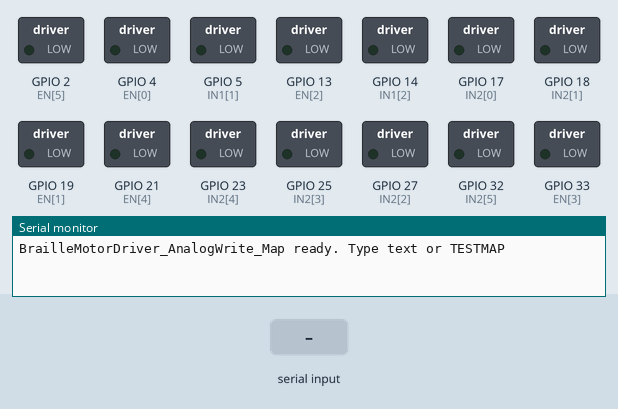
Recording of a sketch running on a simulated ESP32. Shown: switched loads named in the sketch (green lamp = pin HIGH), the last lines printed to the serial monitor. Inputs (shaded band) come from the test bench.

Above: at 1.2 s.
1.3 s: "TESTMAP\n" received over Serial
At 1.39 s:
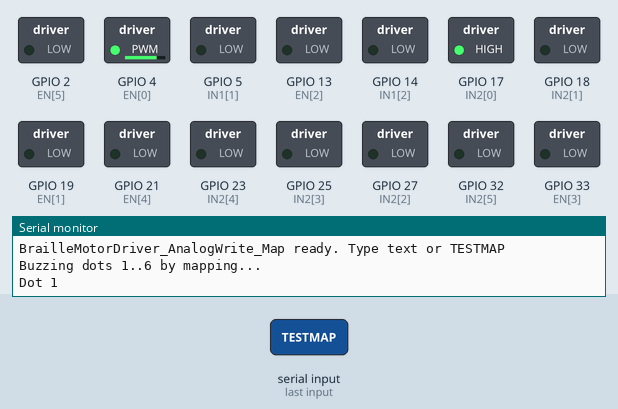
4.3 s: "b\n" received over Serial
At 4.39 s:
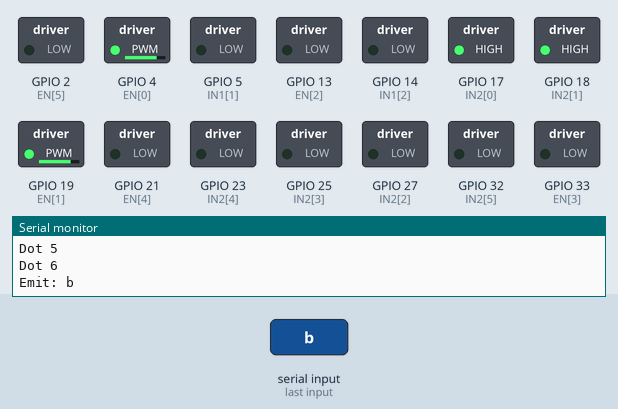
5.9 s: "c\n" received over Serial
At 5.99 s:
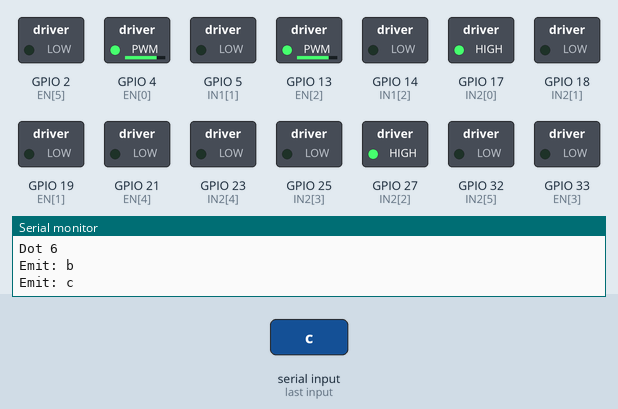
7.5 s: "d\n" received over Serial
At 7.59 s:
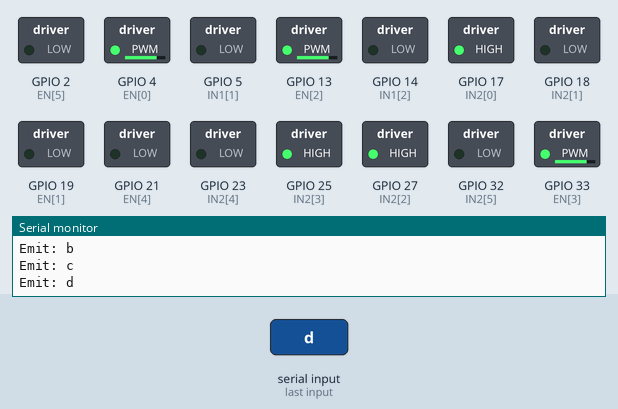
9.1 s: "e\n" received over Serial
At 9.19 s:
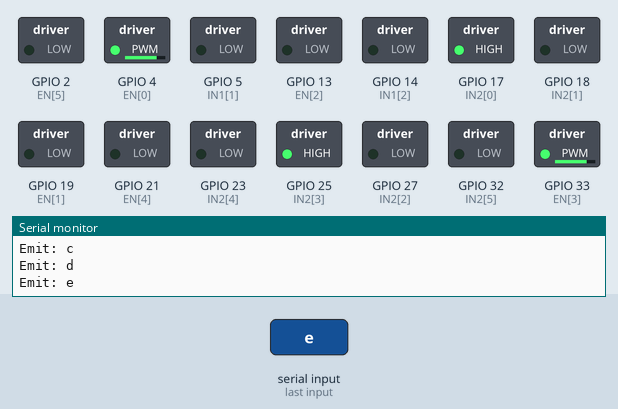
10.7 s: "f\n" received over Serial
At 10.79 s:
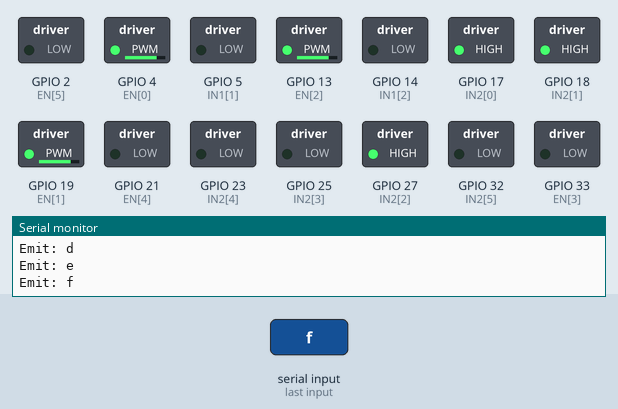
Timing chart, 0 to 13.3 s (numbered marks = the images above; inputs shaded):
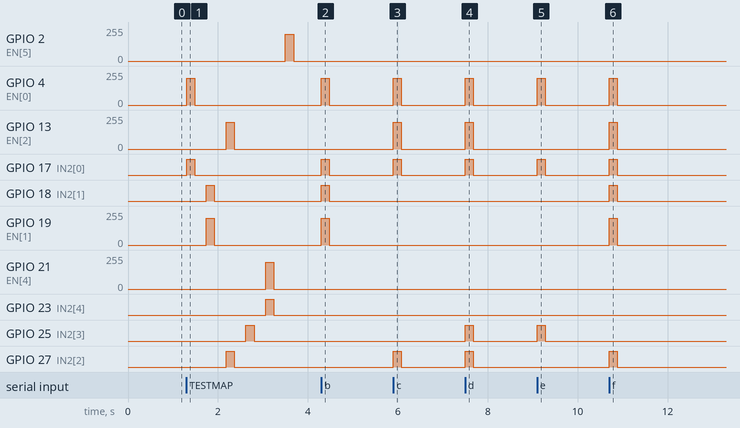

The sketch:

BrailleMotorDriver_AnalogWrite_Map.ino
```cpp
/*


  Layout mapping (grid):
       1  2
       3  4
       5  6

  My wiring channels (0..5):
    ch0: EN=4,  IN1=16, IN2=17
    ch1: EN=19, IN1=5,  IN2=18
    ch2: EN=13, IN1=14, IN2=27
    ch3: EN=33, IN1=26, IN2=25
    ch4: EN=21, IN1=22, IN2=23
    ch5: EN=2*, IN1=15*, IN2=32  (*boot pins: if flaky, set EN=-1 and hard-tie HIGH)
*/

// ---------------- USER CONFIG ----------------
int IN1[6] = {16,  5, 14, 26, 22, 15};
int IN2[6] = {17, 18, 27, 25, 23, 32};
int EN [6] = { 4, 19, 13, 33, 21,  2};

// Braille dot → channel mapping for grid 1 2 / 3 4 / 5 6
int DOT_MAP[6] = {0, 1, 2, 3, 4, 5};

// Timing & strength
const uint16_t DOT_ON_MS   = 180;
const uint16_t DOT_GAP_MS  = 60;
const uint16_t CHAR_GAP_MS = 220;
const uint16_t WORD_GAP_MS = 420;
int STRENGTH[6] = {200, 200, 200, 200, 200, 200};

// -------------- BRAILLE TABLES --------------
const uint8_t BRAILLE_CAPITAL = 0b100000;
const uint8_t BRAILLE_NUMBER  = 0b111100;

uint8_t letterMask(char c) {
  switch (c) {
    case 'a': return 0b000001; case 'b': return 0b000011; case 'c': return 0b000101;
    case 'd': return 0b001101; case 'e': return 0b001001; case 'f': return 0b000111;
    case 'g': return 0b001111; case 'h': return 0b001011; case 'i': return 0b000110;
    case 'j': return 0b001110; case 'k': return 0b010001; case 'l': return 0b010011;
    case 'm': return 0b010101; case 'n': return 0b011101; case 'o': return 0b011001;
    case 'p': return 0b010111; case 'q': return 0b011111; case 'r': return 0b011011;
    case 's': return 0b010110; case 't': return 0b011110; case 'u': return 0b110001;
    case 'v': return 0b110011; case 'w': return 0b101110; case 'x': return 0b110101;
    case 'y': return 0b111101; case 'z': return 0b111001; default: return 0;
  }
}
uint8_t punctMask(char c) {
  switch (c) {
    case ',': return 0b000010;
    case ';': return 0b000110;
    case ':': return 0b001010;
    case '.': return 0b011010;
    case '?': return 0b100010;
    case '!': return 0b010110;
    case '-': return 0b100100;
    case '\'': return 0b000100;
    case '"': return 0b100110;
    case '(': case ')': return 0b010110;
    default:  return 0;
  }
}
char digitAsLetter(char d) { if (d>='1'&&d<='9') return 'a'+(d-'1'); if (d=='0') return 'j'; return 0; }

// -------------- MOTOR HELPERS --------------
inline int chForDot(uint8_t dot){ return DOT_MAP[dot-1]; }

void chOn(int ch){
  digitalWrite(IN1[ch], LOW);
  digitalWrite(IN2[ch], HIGH);
  if (EN[ch] >= 0) analogWrite(EN[ch], STRENGTH[ch]); // 0..255
}
void chOff(int ch){
  if (EN[ch] >= 0) analogWrite(EN[ch], 0);
  digitalWrite(IN1[ch], LOW);
  digitalWrite(IN2[ch], LOW);
}
void allOff(){ for(int i=0;i<6;i++) chOff(i); }

void vibrateCell(uint8_t mask){
  for(int i=0;i<6;i++) if(mask & (1<<i)) chOn(chForDot(i+1));
  delay(DOT_ON_MS);
  allOff();
  delay(DOT_GAP_MS);
}

// -------------- EMIT LOGIC --------------
void emitChar(char c, bool &numbersMode){
  if (c==' ') { delay(WORD_GAP_MS); numbersMode=false; return; }
  uint8_t pm = punctMask(c);
  if (pm) { vibrateCell(pm); delay(CHAR_GAP_MS); numbersMode=false; return; }
  if (c>='0' && c<='9'){
    if (!numbersMode){ vibrateCell(BRAILLE_NUMBER); delay(CHAR_GAP_MS); numbersMode=true; }
    char base=digitAsLetter(c);
    vibrateCell(letterMask(base)); delay(CHAR_GAP_MS); return;
  }
  if ((c>='A'&&c<='Z')||(c>='a'&&c<='z')){
    bool up=(c>='A'&&c<='Z'); char lc=up?(c-'A'+'a'):c;
    if (up){ vibrateCell(BRAILLE_CAPITAL); delay(CHAR_GAP_MS); }
    uint8_t m=letterMask(lc); if (m){ vibrateCell(m); delay(CHAR_GAP_MS); }
    numbersMode=false; return;
  }
}
void emitString(const String &s){ bool n=false; for(size_t i=0;i<s.length(); ++i) emitChar(s[i], n); }

// -------------- SETUP --------------
void setup(){
  Serial.begin(115200);
  for(int i=0;i<6;i++){
    pinMode(IN1[i], OUTPUT);
    pinMode(IN2[i], OUTPUT);
    if (EN[i] >= 0) pinMode(EN[i], OUTPUT);
    chOff(i);
  }
  Serial.println("BrailleMotorDriver_AnalogWrite_Map ready. Type text or TESTMAP");
}

String line;
void loop(){
  while(Serial.available()){
    char c=Serial.read();
    if (c=='\r') continue;
    if (c=='\n'){
      if (line=="TESTMAP"){
        Serial.println("Buzzing dots 1..6 by mapping...");
        for(int d=1; d<=6; ++d){ Serial.print("Dot "); Serial.println(d); vibrateCell(1<<(d-1)); delay(200); }
      } else if (line.length()>0){
        Serial.print("Emit: "); Serial.println(line);
        emitString(line);
      }
      line="";
    } else {
      line += c;
    }
  }
}
```

Measured:
- after the input at 1.3 s, GPIO 2 (EN[5]): 0/255 → 200/255 after 2.2 s, → 0/255 0.18 s later; GPIO 4 (EN[0]): 0/255 → 200/255 at once, → 0/255 0.18 s later; GPIO 13 (EN[2]): 0/255 → 200/255 after 0.88 s, → 0/255 0.18 s later; GPIO 17 (IN2[0]): LOW → HIGH at once, → LOW 0.18 s later; GPIO 18 (IN2[1]): LOW → HIGH after 0.44 s, → LOW 0.18 s later
- after the input at 4.3 s, GPIO 4 (EN[0]), GPIO 19 (EN[1]): 0/255 → 200/255 at once, → 0/255 0.18 s later; GPIO 17 (IN2[0]), GPIO 18 (IN2[1]): LOW → HIGH at once, → LOW 0.18 s later
- after the input at 5.9 s, GPIO 4 (EN[0]), GPIO 13 (EN[2]): 0/255 → 200/255 at once, → 0/255 0.18 s later; GPIO 17 (IN2[0]), GPIO 27 (IN2[2]): LOW → HIGH at once, → LOW 0.18 s later
- after the input at 7.5 s, GPIO 4 (EN[0]), GPIO 13 (EN[2]), GPIO 33 (EN[3]): 0/255 → 200/255 at once, → 0/255 0.18 s later; GPIO 17 (IN2[0]), GPIO 25 (IN2[3]), GPIO 27 (IN2[2]): LOW → HIGH at once, → LOW 0.18 s later
- after the input at 9.1 s, GPIO 4 (EN[0]), GPIO 33 (EN[3]): 0/255 → 200/255 at once, → 0/255 0.18 s later; GPIO 17 (IN2[0]), GPIO 25 (IN2[3]): LOW → HIGH at once, → LOW 0.18 s later
- after the input at 10.7 s, GPIO 4 (EN[0]), GPIO 13 (EN[2]), GPIO 19 (EN[1]): 0/255 → 200/255 at once, → 0/255 0.18 s later; GPIO 17 (IN2[0]), GPIO 18 (IN2[1]), GPIO 27 (IN2[2]): LOW → HIGH at once, → LOW 0.18 s later
